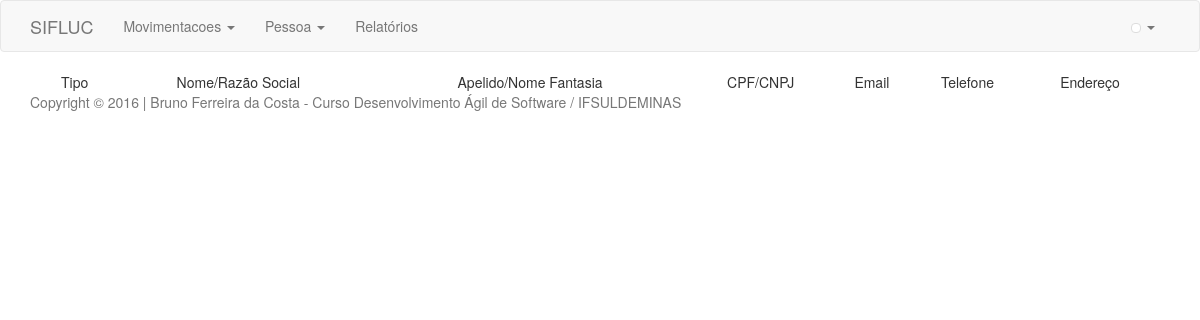
Page /index.php/pessoa on the earlier database version.
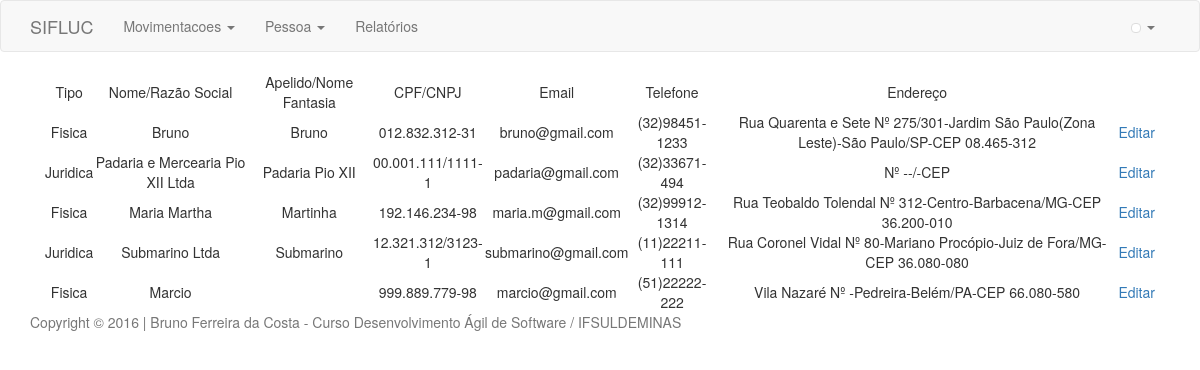
Same page on the later database version.
### tables this page shows
CREATE TABLE IF NOT EXISTS `pessoas` (
  `id` int(11) NOT NULL AUTO_INCREMENT,
  `nome` varchar(100) NOT NULL,
  `apelido` varchar(100) DEFAULT NULL,
  `tipo` set('Fisica','Juridica') DEFAULT NULL,
  `documento` varchar(17) DEFAULT NULL,
  `telefone` varchar(14) DEFAULT NULL,
  `email` varchar(50) DEFAULT NULL,
  `cep` varchar(10) DEFAULT NULL,
  `rua` varchar(100) DEFAULT NULL,
  `numero` varchar(10) DEFAULT NULL,
  `bairro` varchar(50) DEFAULT NULL,
  `cidade` varchar(100) DEFAULT NULL,
  `estado` varchar(2) DEFAULT NULL,
  PRIMARY KEY (`id`),
  UNIQUE KEY `documento` (`documento`),
  UNIQUE KEY `email` (`email`)
);

### application/core/MY_Controller.php (called while the page is built, shortened)
<?php
class MY_Controller extends CI_Controller {
	public function __construct(){
		$this->load->helper('url');
		$this->load->library('session');
	}
	public function render($view, $data = null, $template = null){
		if (!$template){
			$data['user_profile'] = $this->session->userdata('user_profile');
			$this->load->view('templates/header',$data);
			$this->load->view($view,$data);
			$this->load->view('templates/footer');
		} else {
			$this->load->view('templates/header_guest');
			$this->load->view($view,$data);
			$this->load->view('templates/footer');
		}
	}
}

### application/controllers/Pessoa.php (called while the page is built, shortened)
<?php
class Pessoa extends MY_Controller {
    public function index() {
        $this->pessoas();
    }
    public function pessoas() {
        $data['lista'] = $this->ModelPessoa->getPessoas();
        $this->render('pessoa/index', $data);
    }
}

### index.php (called while the page is built, shortened)
<?php
require_once BASEPATH.'core/CodeIgniter.php';

### application/models/ModelPessoa.php (called while the page is built, shortened)
<?php
class ModelPessoa extends CI_Model {
    public function getPessoas($nome = null) {
        $query = $this->db->get(TABELA_PESSOA);
        return $query->result();
    }
}

### application/views/pessoa/index.php (the view, shortened to what this page needs)
<div id="container" class="container text-center">
    <div class="col-md-12">
        <table id="tabela" class="display" cellspacing="0" width="100%">
            <thead>
                <tr>
                    <td>Tipo</td>
                    <td>Nome/Razão Social</td>
                    <td>Apelido/Nome Fantasia</td>
                    <td>CPF/CNPJ</td>
                    <td>Email</td>
                    <td>Telefone</td>
                    <td>Endereço</td>
                    <td></td>
                </tr>
            </thead>
            <tbody>
                <?php foreach ($lista as $registro) { ?>
                    <tr>
                        <td><?php echo $registro->tipo; ?></td>
                        <td><?php echo $registro->nome; ?></td>
                        <td><?php echo $registro->apelido; ?></td>
                        <td><?php echo $registro->documento; ?></td>
                        <td><?php echo $registro->email; ?></td>
                        <td><?php echo $registro->telefone; ?></td>
                        <td><?php echo $registro->rua.' Nº '.$registro->numero.'-'.$registro->bairro.
                                '-'.$registro->cidade.'/'.$registro->estado.'-CEP '.$registro->cep; ?></td>
                        <td><a href="<?php echo site_url('pessoa/cadastro/'.$registro->id);?>">Editar</a></td>
                    </tr>
                <?php } ?>
            </tbody>
        </table>
    </div>
</div>

Differences in the rows shown:
added pessoas: tipo "Fisica", nome "Bruno", apelido "Bruno", documento "012.832.312-31", email "bruno@gmail.com", telefone "(32)98451-1233", rua "Rua Quarenta e Sete", numero "275/301", bairro "Jardim São Paulo(Zona Leste)", cidade "São Paulo", estado "SP", cep "08.465-312"
added pessoas: tipo "Juridica", nome "Padaria e Mercearia Pio XII Ltda", apelido "Padaria Pio XII", documento "00.001.111/1111-1", email "padaria@gmail.com", telefone "(32)33671-494"
added pessoas: tipo "Fisica", nome "Maria Martha", apelido "Martinha", documento "192.146.234-98", email "maria.m@gmail.com", telefone "(32)99912-1314", rua "Rua Teobaldo Tolendal", numero "312", bairro "Centro", cidade "Barbacena", estado "MG", cep "36.200-010"
added pessoas: tipo "Juridica", nome "Submarino Ltda", apelido "Submarino", documento "12.321.312/3123-1", email "submarino@gmail.com", telefone "(11)22211-111", rua "Rua Coronel Vidal", numero "80", bairro "Mariano Procópio", cidade "Juiz de Fora", estado "MG", cep "36.080-080"
added pessoas: tipo "Fisica", nome "Marcio", documento "999.889.779-98", email "marcio@gmail.com", telefone "(51)22222-222", rua "Vila Nazaré", bairro "Pedreira", cidade "Belém", estado "PA", cep "66.080-580"
